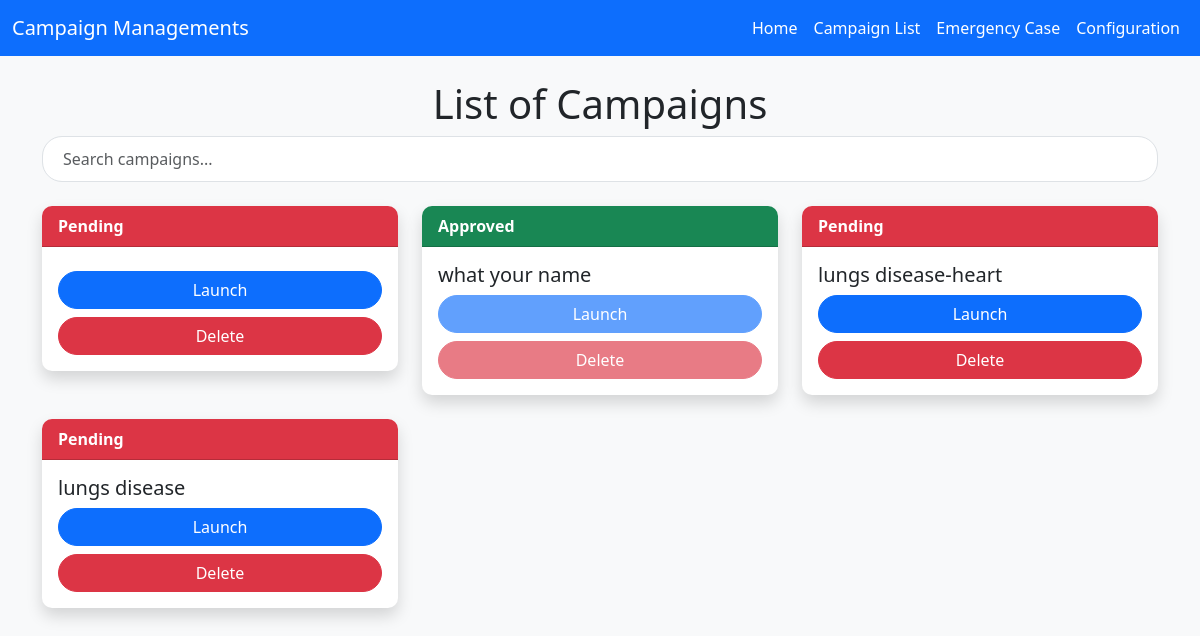
The page /admix/list_campaign (signed in) on the database as committed earlier.
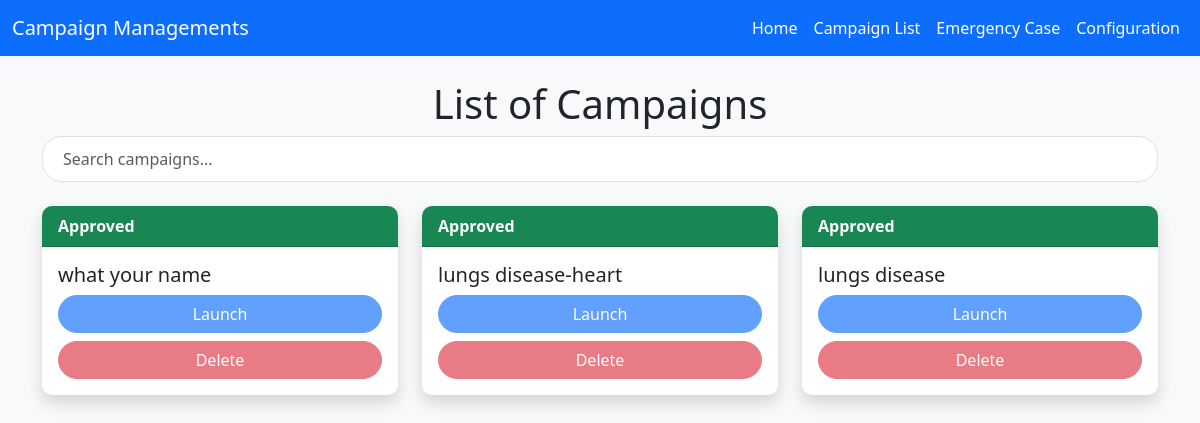
The same page on the database as committed later.
### base/models.py (models this page shows, shortened)
class Campaign(models.Model):
    CATEGORY_CHOICES = [
        ('organisation/charity/npo/pbo', 'Organisation/Charity/NPO/PBO'),
        ('in loving memory of', 'In Loving Memory Of'),
        ('fire/drought/disaster/support', 'Fire/Drought/Disaster/Support'),
        ('education & training', 'Education & Training'),
        ('sport', 'sport'),
        ('Social welfare/commnity development/support', 'Social Welfare/Commnity Development/Support'),
        ('youth', 'youth'),
        ('arts & culture', 'Arts & Culture'),
        ('Nature conservation', 'Nature Conservation'),
        ('Animal Welfare/outreach', 'Animal Welfare/Outreach'),
        ('Vehicle', 'Vehicle'),
        ('Home', 'Home'),
        ('Business/App', 'Business/App'),
        ('legal', 'Legal'),
        ('Other', 'Other'),
    ]
    EVENT_CHOICE  = [
        ('aQuelle Midmar Mile 2025', 'aQuelle Midmar Mile 2025'),
        ('Hyrox johannesburg|Season 24/25', 'Hyrox johannesburg|Season 24/25'),
        ('vusa24', 'vusa24'),
        ('Comrades 2024', 'Comrades 2024'),
        ('WESEEYOU EVENT', 'WESEEYOU EVENT'),
        ('AMASHOVA DURBA CLASSIC', 'AMASHOVA DURBA CLASSIC'),
        ('IRONMAN 70.3 -2024', 'IRONMAN 70.3 -2024'),
        ('ANNUAL KIDS CHRISTMAS PARTY', 'ANNUAL KIDS CHRISTMAS PARTY'),
        ('aQuelle Midmar Mile 2025', 'aQuelle Midmar Mile 2025'),
    ]
    SECTOR_CHOICE = [
        ('child welfare','Child Welfare'),
        ('education','Education'),
        ('Community development','Community Development'),
        ('Environmental','Environmental'),
        ('Health','Health'),
        ('medical','Medical'),
    ]
    campaign_name = models.CharField( max_length=50)
    monetary = models.DecimalField( max_digits=15, decimal_places=2)
    category = models.CharField(max_length=100 , choices= CATEGORY_CHOICES)
    story = models.TextField()
    sector = models.CharField(max_length=100, choices=SECTOR_CHOICE, null=True)
    event = models.CharField(max_length=100, choices=EVENT_CHOICE)
    start_date = models.DateTimeField(auto_now_add=True)
    end_date = models.DateTimeField(auto_now_add=True)
    images = models.ImageField(upload_to='images/')
    video_url = models.URLField(max_length=1000 , blank=True)
    social_link  = models.URLField( max_length=1000, blank=True)
    address = models.CharField(max_length=100,null=True)
    address1 = models.CharField(max_length=100)
    city  = models.CharField( max_length=100)
    zipcode = models.CharField( max_length=50)
    state = models.CharField(max_length=50)
    country = CountryField(blank_label='(select country)', null=True, blank=True)
    organization_payment = models.BooleanField(default=False)
    single_payment = models.BooleanField(default=False)
    is_featured = models.BooleanField(default=False)
    user = models.ForeignKey(CustomUser, on_delete=models.CASCADE,blank=True,null=True)
    goal = models.DecimalField(max_digits=10, decimal_places=2,default=0.00)
    token = models.CharField( max_length=32, unique=True, blank=True, default=generate_unique_token)
    is_launch =models.BooleanField(default=False)
    is_status = models.BooleanField(default=False)
    is_emergency =models.BooleanField(default=False)

### admix/views.py (the view)
# urls.py: path('list_campaign',list_campaign,name='list_campaign'),
@login_required(login_url='admix:login')
def list_campaign(request):
    campaign = Campaign.objects.all()
    context ={
            'campaign':campaign
        }
    return render (request, 'admin/admin-campaign.html',context)

### base/templates/admin/admin-campaign.html (shortened to what this page needs)
{% extends "admin/admin-base.html" %}
{% block content %}
<div class="container mt-4">
    <h1 style="text-align:center">List of Campaigns</h1>
    <div class="mb-4">
        <input type="text" id="searchBar" class="form-control" placeholder="Search campaigns...">
    </div>
    <div class="row" id="campaignContainer">
        {% if campaign %}
        {% for campaign in campaign reversed %}
        <div class="col-md-4 mb-4">
            <div class="card border-0 shadow">
                {% if campaign.is_launch %}
                <div class="card-header text-white bg-success">Approved</div>
                {% else %}
                <div class="card-header text-white bg-danger">Pending</div>
                {% endif %}
                <div class="card-body">
                    <h5 class="card-title">{{ campaign.campaign_name }}</h5>
                    {% if campaign.is_launch %}
                    <button class="btn btn-primary w-100"
                      disabled
                        data-token="{{ campaign.token }}"
                        onclick="launchModal(this, '{{ campaign.campaign_name }}', '{{ campaign.start_date }}', '{{ campaign.monetary }}', '{{ campaign.goal }}', '{{ campaign.user.first_name }} {{ campaign.user.last_name }}')">
                        Launch
                    </button>
                    <button  disabled class="btn btn-danger mt-2 w-100" onclick="confirmDelete('{{ campaign.token }}')">
                        Delete
                    </button>
                    {% else %}
                    <button class="btn btn-primary w-100"
                      data-token="{{ campaign.token }}"
                      onclick="launchModal(this, '{{ campaign.campaign_name }}', '{{ campaign.start_date }}', '{{ campaign.monetary }}', '{{ campaign.goal }}', '{{ campaign.user.first_name }} {{ campaign.user.last_name }}')">
                      Launch
                  </button>
                  <button  class="btn btn-danger mt-2 w-100" onclick="confirmDelete('{{ campaign.token }}')">
                    Delete
                </button>
                    {% endif %}
                </div>
            </div>
        </div>
        {% endfor %}
{% endif %}
</body>
</html>
{% endblock content %}

Rows that differ between the two databases and show on the page:
removed Campaign: is_launch "Pending"
changed Campaign "lungs disease-heart": monetary 100 → 1000 (drawn); is_launch "Pending" → "Approved"
changed Campaign "lungs disease": monetary 100 → 3000 (drawn); is_launch "Pending" → "Approved"
